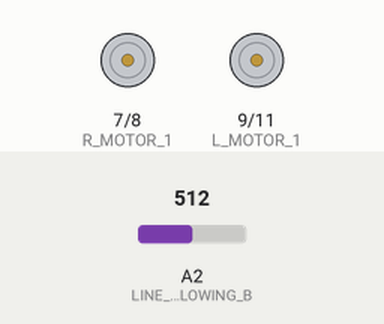
A sketch run on a simulated Arduino Uno, built with avr-gcc and run on an emulated ATmega328P. Parts: motor-driver pin pairs drawn as motors (green arrow = first pin HIGH = forward, orange = second pin HIGH = backward, longer = more drive, scaled by the enable pin). The test bench sets the inputs (shaded band); at power-on: A2 (LINE_FOLLOWING_B) = 512.

Above: at 1.2 s.
1.3 s: A2 (LINE_FOLLOWING_B) set to 860
At 1.7 s:
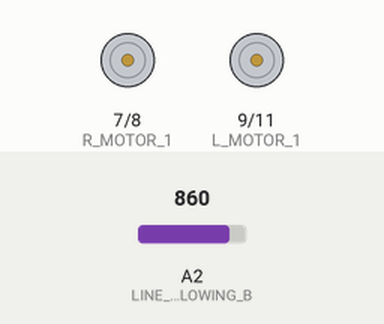
2.8 s: A2 (LINE_FOLLOWING_B) set to 832
At 3.4 s:
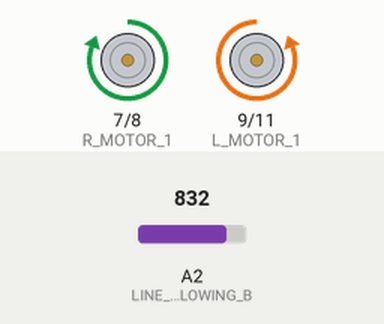
Timing chart, 0 to 33.8 s (numbered marks = the images above; inputs shaded):
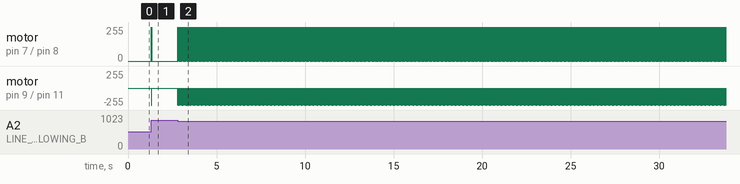

Measured:
- the behaviour switches between 851 and 850 on A2 (LINE_FOLLOWING_B) (found by bisection; images 1 and 2)
- after the input at 1.3 s, motor on pin 7 (R_MOTOR_1) / pin 8 (R_MOTOR_2): stopped → forward 255/255 at once, → stopped 0.01 s later; motor on pin 9 (L_MOTOR_1) / pin 11 (L_MOTOR_2): stopped → backward 255/255 at once, → stopped 0.01 s later
- after the input at 2.8 s, motor on pin 7 (R_MOTOR_1) / pin 8 (R_MOTOR_2): alternates forward 255/255 for 0.01 s and stopped for 0.02 s, starting at once; motor on pin 9 (L_MOTOR_1) / pin 11 (L_MOTOR_2): alternates backward 255/255 for 0.01 s and stopped for 0.02 s, starting at once

The sketch:

LineFollowingV2-KevinsAlgo.ino
```cpp
#define MAX_MOTOR_SPEED 255
#define MIN_MOTOR_SPEED 130
#define L_MOTOR_ENABLE 6
#define R_MOTOR_ENABLE 5
#define R_MOTOR_1 7
#define R_MOTOR_2 8
#define L_MOTOR_1 9
#define L_MOTOR_2 11
#define LINE_FOLLOWING_A A1
#define LINE_FOLLOWING_B A2
#define LINE_FOLLOWING_C A3
#define MOTOR_SPEED_OFFSET 2


void setup() {
  // put your setup code here, to run once:
  Serial.begin(9600);
  pinMode(L_MOTOR_ENABLE, OUTPUT);
  pinMode(R_MOTOR_ENABLE, OUTPUT);
  pinMode(L_MOTOR_1, OUTPUT);
  pinMode(L_MOTOR_2, OUTPUT);
  pinMode(R_MOTOR_1, OUTPUT);
  pinMode(R_MOTOR_2, OUTPUT);
  pinMode(LINE_FOLLOWING_A, INPUT);
  pinMode(LINE_FOLLOWING_B, INPUT);
  pinMode(LINE_FOLLOWING_C, INPUT);
}

void loop() {
  int valueCenter = analogRead(LINE_FOLLOWING_B);

  long total = 0;

  int Delay = 20;
  //For loop to collect the LDR's values
  for (int i = 0; i < Delay; i++)
  {

    total += analogRead(LINE_FOLLOWING_B);


    delay(1);
  }


  int avg = total / Delay;

  if (avg < 750) {
    driveLeftMotor(MAX_MOTOR_SPEED + 20);
    driveRightMotor(0);
    delay(10);
    driveLeftMotor(0);
  }
  else if (avg > 850) {
    driveLeftMotor(0);
    driveRightMotor(MAX_MOTOR_SPEED + 20);
    delay(10);
    driveRightMotor(0);
  }
  else {
    driveLeftMotor(MAX_MOTOR_SPEED);
    driveRightMotor(MAX_MOTOR_SPEED);
    delay(10);
    driveRightMotor(0);
    driveLeftMotor(0);
  }


}

void driveLeftMotor(int speed)
{
  speed = -speed;
  if (abs(speed) < MIN_MOTOR_SPEED) {
    analogWrite(L_MOTOR_ENABLE, speed);
    digitalWrite(L_MOTOR_1, LOW);
    digitalWrite(L_MOTOR_2, LOW);
  }
  else {
    analogWrite(L_MOTOR_ENABLE, abs(speed));
    if (speed > 0) {
      digitalWrite(L_MOTOR_1, HIGH);
      digitalWrite(L_MOTOR_2, LOW);
    }
    else {
      digitalWrite(L_MOTOR_1, LOW);
      digitalWrite(L_MOTOR_2, HIGH);
    }
  }
}

void driveRightMotor(int speed)
{
  speed = -speed;
  if (abs(speed) < MIN_MOTOR_SPEED) {
    analogWrite(R_MOTOR_ENABLE, speed);
    digitalWrite(R_MOTOR_1, LOW);
    digitalWrite(R_MOTOR_2, LOW);
  }
  else {
    analogWrite(R_MOTOR_ENABLE, abs(speed));
    if (speed > 0) {
      digitalWrite(R_MOTOR_1, LOW);
      digitalWrite(R_MOTOR_2, HIGH);
    }
    else {
      digitalWrite(R_MOTOR_1, HIGH);
      digitalWrite(R_MOTOR_2, LOW);
    }
  }
}
```
